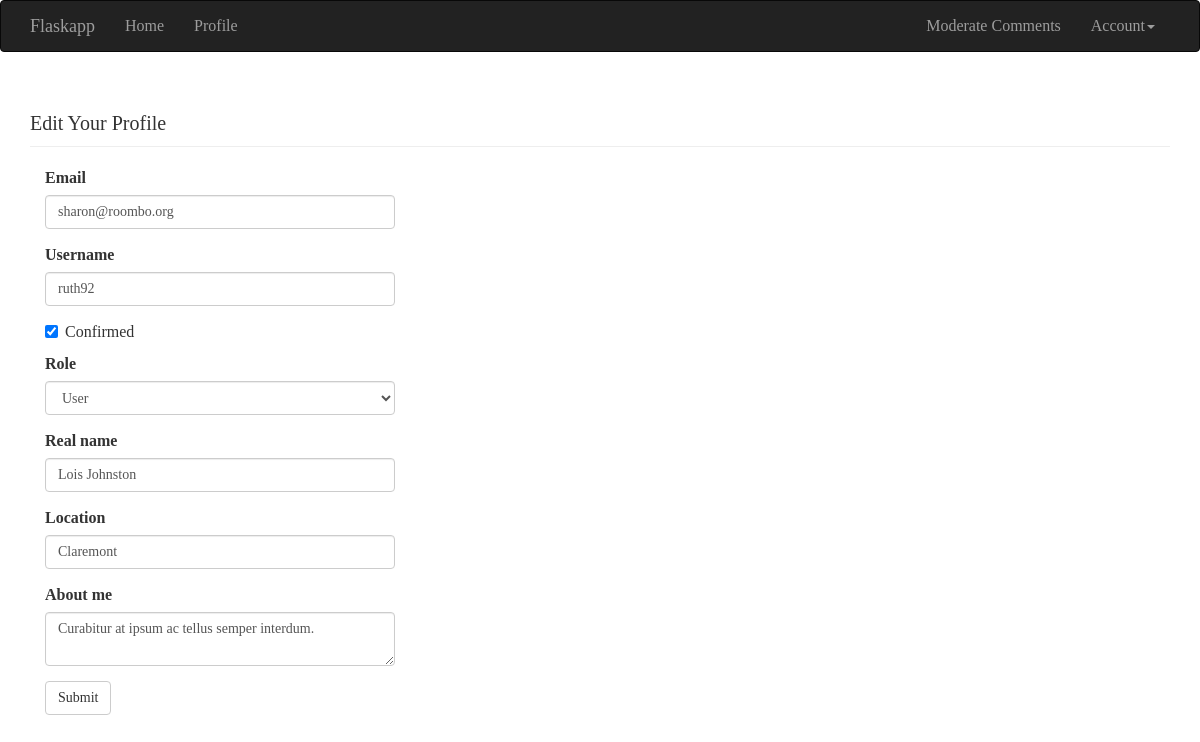
Screenshot of /edit-profile/2 (signed in) with the database file from the repository.
### app/models.py (models this page shows, shortened)
class User(db.Model, UserMixin):
    __tablename__ = 'users'
    id = db.Column(db.Integer, primary_key=True)
    email = db.Column(db.String(64), unique=True, index=True)
    username = db.Column(db.String(64), unique=True, index=True)
    role_id = db.Column(db.Integer, db.ForeignKey('roles.id'))
    password_hash = db.Column(db.String(128))
    confirmed = db.Column(db.Boolean, default=False)
    name = db.Column(db.String(64))
    location = db.Column(db.String(64))
    about_me = db.Column(db.Text())
    member_since = db.Column(db.DateTime(), default=datetime.utcnow)
    last_seen = db.Column(db.DateTime(), default=datetime.utcnow)
    avatar_hash = db.Column(db.String(32))
    posts = db.relationship('Post', backref='author', lazy='dynamic')
    followed = db.relationship('Follow',
                               foreign_keys=[Follow.follower_id],
                               backref=db.backref('follower', lazy='joined'),
                               lazy='dynamic',
                               cascade='all, delete-orphan')
    followers = db.relationship('Follow',
                                foreign_keys=[Follow.followed_id],
                                backref=db.backref('followed', lazy='joined'),
                                lazy='dynamic',
                                cascade='all, delete-orphan')
    comments = db.relationship('Comment', backref='author', lazy='dynamic')
    @property
    def password(self):
        raise AttributeError('password is not a readable attribute')
    def can(self, permissions):
        return self.role is not None and \
                (self.role.permissions & permissions) == permissions
    def ping(self):
        self.last_seen = datetime.utcnow()
        db.session.add(self)

### app/main/views.py (the view, shortened to what this page needs)
@main.route('/edit-profile/<int:id>', methods=['GET', 'POST'])
@login_required
@admin_required
def edit_profile_admin(id):
    user = User.query.get_or_404(id)
    form = EditProfileAdminForm(user=user)
    form.email.data = user.email
    form.username.data = user.username
    form.confirmed.data = user.confirmed
    form.role.data = user.role_id
    form.name.data = user.name
    form.location.data = user.location
    form.about_me.data = user.about_me
    return render_template('edit_profile.html', form=form, user=user)

### app/main/forms.py (shortened to what this page needs)
class EditProfileAdminForm(Form):
    email = StringField('Email', validators=[Required(), Length(1, 64),
                                             Email()])
    username = StringField('Username', validators=[Required(), Length(1, 64),
                           Regexp('^[A-Za-z][A-Za-z0-9_.]*$', 0,
                                  'Usernames must have only letters, '
                                  'numbers, dots or underscoes')])
    confirmed = BooleanField('Confirmed')
    role = SelectField('Role', coerce=int)
    name = StringField('Real name', validators=[Length(0, 64)])
    location = StringField('Location', validators=[Length(0, 64)])
    about_me = TextAreaField('About me')
    submit = SubmitField('Submit')
    def __init__(self, user, *args, **kwargs):
        super(EditProfileAdminForm, self).__init__(*args, **kwargs)
        self.role.choices = [(role.id, role.name)
                             for role in Role.query.order_by(Role.name).all()]
        self.user = user

### app/auth/views.py (called while the page is built)
@auth.before_app_request
def before_request():
    if current_user.is_authenticated:
        current_user.ping()
        if not current_user.confirmed \
                and request.endpoint[:5] != 'auth.' \
                and request.endpoint != 'static':
            return redirect(url_for('auth.unconfirmed'))

### app/main/__init__.py (called while the page is built)
@main.app_context_processor
def inject_permissions():
    return dict(Permission=Permission)

### app/models.py (called while the page is built)
@login_manager.user_loader
def load_user(user_id):
    return User.query.get(int(user_id))

### app/templates/edit_profile.html (shortened to what this page needs)
{% extends "base.html" %}
{% import "bootstrap/wtf.html" as wtf %}
{% block page_content %}
<div class="page-header">
    <h1>Edit Your Profile</h1>
</div>
<div class="col-md-4">
    {{ wtf.quick_form(form) }}
</div>
{% endblock %}

### tmp/coverage/style.css (style rules this page uses)
html, body, h1, h2, h3, p, table, td, th { margin: 0; padding: 0; border: 0; outline: 0; font-weight: inherit; font-style: inherit; font-size: 100%; font-family: inherit; vertical-align: baseline; }
body { font-family: georgia, serif; font-size: 1em; }
html>body { font-size: 16px; }
h1 { font-size: 1.25em; display: inline-block; }

### rows the page displays
User: email "sharon@roombo.org", username "ruth92", confirmed "☑", role "User", name "Lois Johnston", location "Claremont", about_me "Curabitur at ipsum ac tellus semper interdum."
